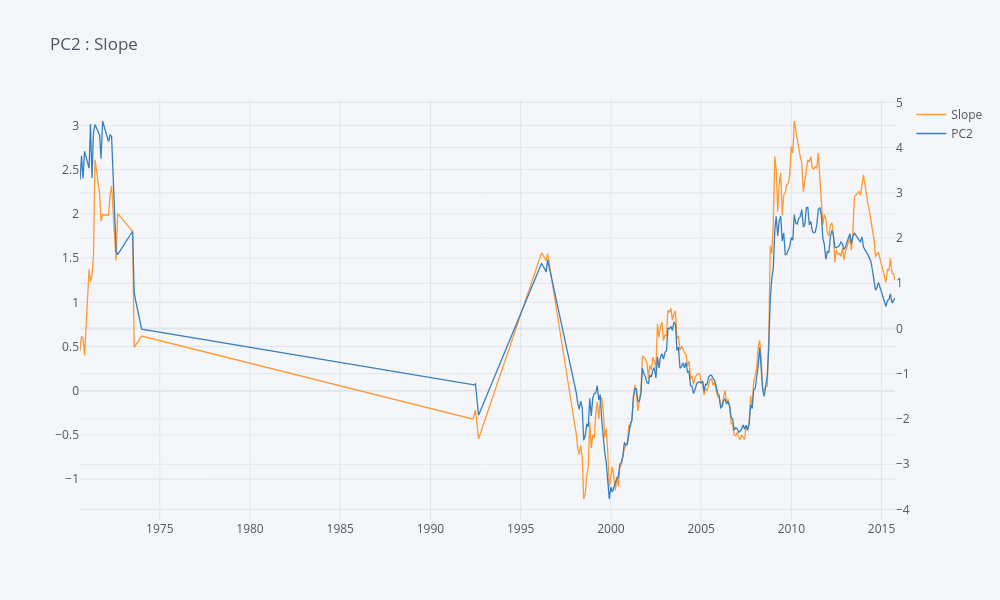

Here is the notebook cell this chart was saved with:
### Code cell
slope.loc[:,['Slope','PC2']].iplot(title='PC2 : Slope',secondary_y='PC2')

### Figure 1 — Plotly figure (JSON) as saved in the notebook; plotly's stock layout.template omitted (floating-point values rounded to 4 significant figures; data arrays with more than 128 entries replaced by an {"elided": "..."} marker saying what was removed)
{"data": [{"line": {"color": "rgba(255, 153, 51, 1.0)", "dash": "solid", "shape": "linear", "width": 1.3}, "mode": "lines", "name": "Slope", "text": "", "type": "scatter", "x": {"elided": "231 str values"}, "y": {"elided": "231 float values"}}, {"line": {"color": "rgba(55, 128, 191, 1.0)", "dash": "solid", "shape": "linear", "width": 1.3}, "mode": "lines", "name": "PC2", "text": "", "type": "scatter", "x": {"elided": "231 str values"}, "xaxis": "x", "y": {"elided": "231 float values"}, "yaxis": "y2"}], "layout": {"height": 600, "legend": {"bgcolor": "#F5F6F9", "font": {"color": "#4D5663"}}, "paper_bgcolor": "#F5F6F9", "plot_bgcolor": "#F5F6F9", "title": {"font": {"color": "#4D5663"}, "text": "PC2 : Slope"}, "width": 1000, "xaxis": {"gridcolor": "#E1E5ED", "showgrid": true, "tickfont": {"color": "#4D5663"}, "title": {"font": {"color": "#4D5663"}, "text": ""}, "zerolinecolor": "#E1E5ED"}, "yaxis": {"gridcolor": "#E1E5ED", "showgrid": true, "tickfont": {"color": "#4D5663"}, "title": {"font": {"color": "#4D5663"}, "text": ""}, "zerolinecolor": "#E1E5ED"}, "yaxis2": {"anchor": "x", "gridcolor": "#E1E5ED", "overlaying": "y", "showgrid": true, "side": "right", "tickfont": {"color": "#4D5663"}, "title": {"text": ""}, "zerolinecolor": "#E1E5ED"}}}
